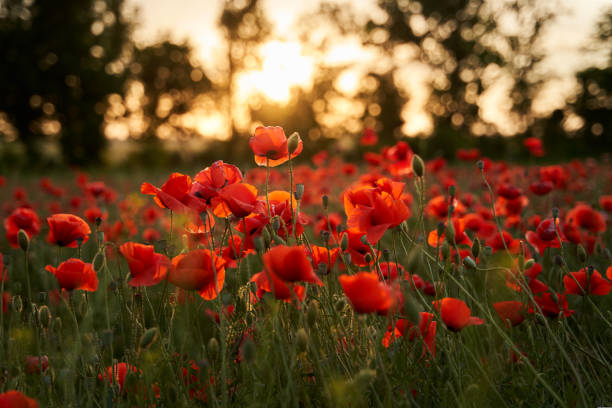
#> input picture lab/input 13.jpg, 612 x 408 px
$ python affine_transformation.py
#> lines starting #> are read from the running program, lines starting #| are printed output that depends on the picture
import cv2
import numpy as np

# Read the image
image = cv2.imread("input 13.jpg")
#> image is the input picture: shape (408, 612, 3); mean B, G, R 41.4, 73.1, 110.5

# Check if image is loaded
if image is None:
    print("Error: Image not found!")
    exit()

# Get image dimensions
height, width = image.shape[:2]
#> height = 408; width = 612

# Define three points from the original image
points1 = np.float32([
    [50, 50],
    [width - 50, 50],
    [50, height - 50]
])
#> points1 = [[50, 50], [562, 50], [50, 358]]

# Define three corresponding points for the transformed image
points2 = np.float32([
    [100, 80],
    [width - 100, 50],
    [80, height - 100]
])
#> points2 = [[100, 80], [512, 50], [80, 308]]

# Create the affine transformation matrix
matrix = cv2.getAffineTransform(points1, points2)

# Apply affine transformation
transformed_image = cv2.warpAffine(
    image,
    matrix,
    (width, height)
)
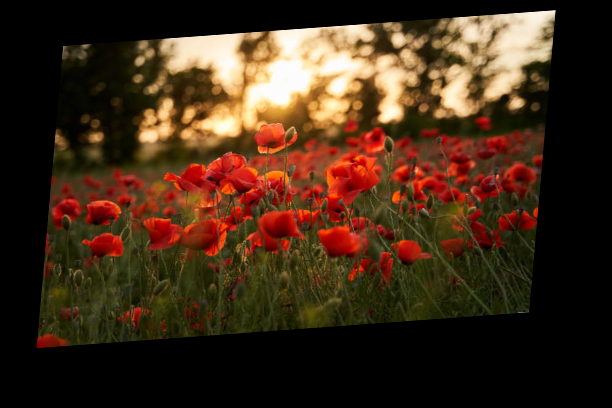
#> transformed_image: shape (408, 612, 3); mean B, G, R 24.5, 43.3, 65.4

# Display original image
cv2.imshow("Original Image", image)

# Display transformed image
cv2.imshow("Affine Transformed Image", transformed_image)

# Wait for a key press
cv2.waitKey(0)

# Close all windows
cv2.destroyAllWindows()
